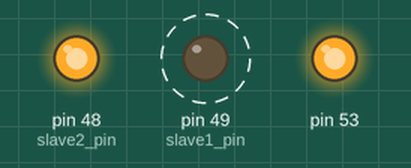
Simulated run of this sketch. Board: Arduino Mega 2560, built with avr-gcc and run on an emulated ATmega2560. On the bench: output pins drawn as LEDs (lit = HIGH). Dashed ring = blinking.

Above: at 0.15 s.
Timing chart, 0 to 3.0 s (numbered marks = the images above):
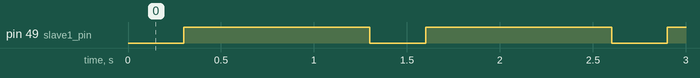

Measured:
- by itself, pin 49 (slave1_pin): alternates HIGH for 1.0 s and LOW for 0.30 s

The sketch:

master_code.ino
```cpp
#include <SPI.h>

const int slave1_pin = 49, slave2_pin = 48;
const char message[15] = "belbasi9831109";

void setup (void) {
  pinMode(slave1_pin,OUTPUT);
  pinMode(slave2_pin,OUTPUT);
  digitalWrite(slave1_pin, HIGH);
  digitalWrite(slave2_pin, HIGH);
  SPI.begin();
  SPI.setClockDivider(SPI_CLOCK_DIV8);
}

void loop() {
  sendBytes(slave1_pin, message, 15);
  delay(1000);
}

void sendBytes(int slave_pin, byte *bytes, int bytes_size) {
  digitalWrite(slave_pin, LOW);
  for (int i = 0 ; i < bytes_size ; i++) {
    delay(20);
    SPI.transfer(bytes[i]);
  }
  digitalWrite(slave_pin, HIGH);
}
```
